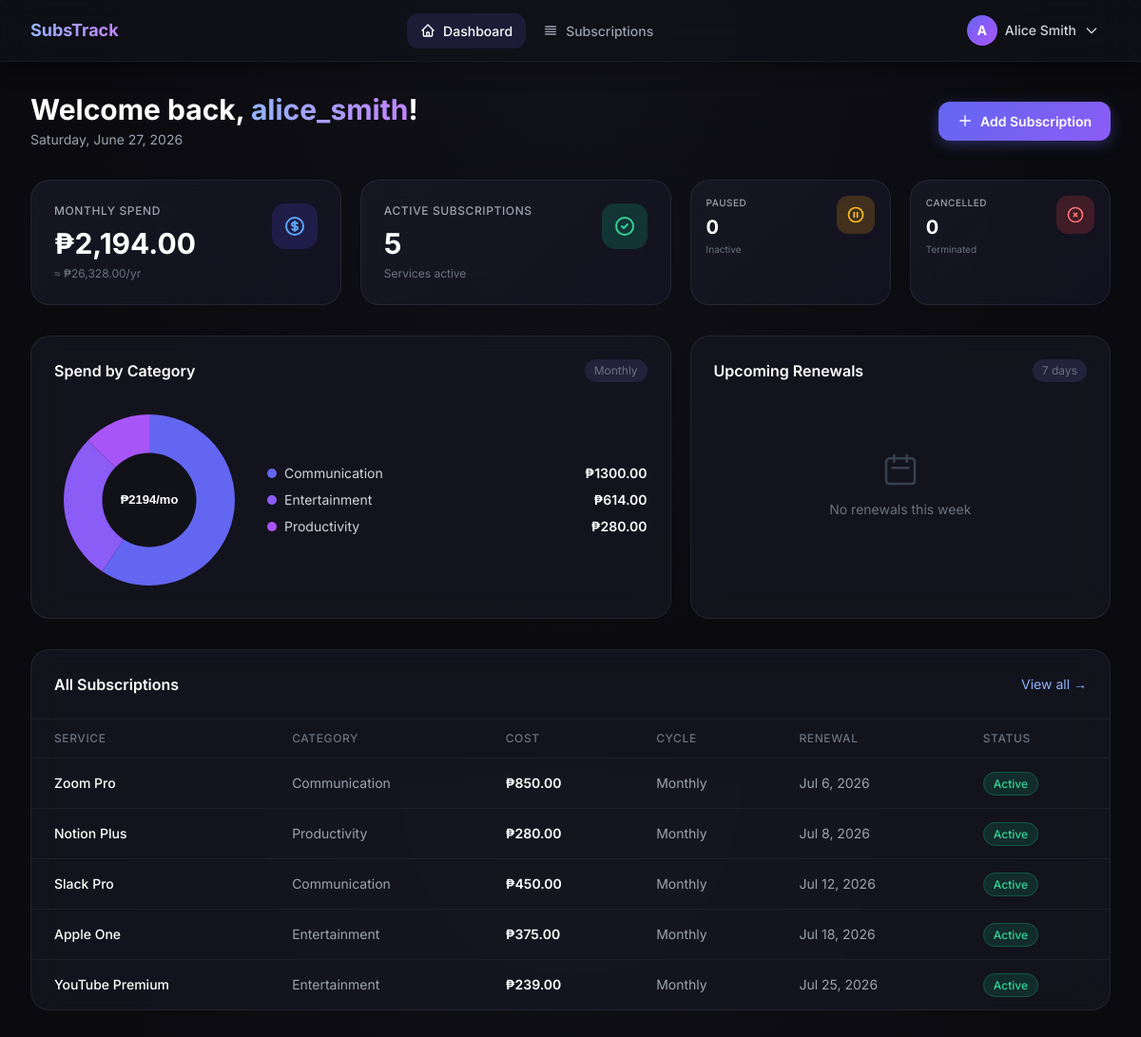
/dashboard (signed in), run on the app's committed database.
### tables this page shows
CREATE TABLE IF NOT EXISTS subscriptions (
    id              INT UNSIGNED        NOT NULL AUTO_INCREMENT,
    user_id         INT UNSIGNED        NOT NULL,
    service_name    VARCHAR(100)        NOT NULL,
    category        VARCHAR(50)         NULL DEFAULT 'Other',
    cost            DECIMAL(10,2)       NOT NULL,
    billing_cycle   ENUM('monthly','quarterly','semi-annual','annual') NOT NULL DEFAULT 'monthly',
    payment_method  VARCHAR(80)         NOT NULL DEFAULT 'Credit Card',
    start_date      DATE                NOT NULL,
    notes           TEXT                NULL,
    status          ENUM('active','paused','cancelled') NOT NULL DEFAULT 'active',
    created_at      TIMESTAMP           NOT NULL DEFAULT CURRENT_TIMESTAMP,
    updated_at      TIMESTAMP           NOT NULL DEFAULT CURRENT_TIMESTAMP ON UPDATE CURRENT_TIMESTAMP,
    PRIMARY KEY (id),
    CONSTRAINT fk_subscriptions_user
        FOREIGN KEY (user_id) REFERENCES users (id)
        ON DELETE CASCADE
        ON UPDATE CASCADE,
    INDEX idx_subscriptions_start  (start_date),
    INDEX idx_subscriptions_user   (user_id),
    INDEX idx_subscriptions_status (status)
);

### views/dashboard.php (the view, shortened to what the rows shown need)
<?php
$data            = $data ?? [];
require_once __DIR__ . '/layout/header.php';
$chartLabels  = array_column($data['category_data'], 'category');
$chartValues  = array_map(fn($r) => round((float)$r['monthly_spend'], 2), $data['category_data']);
?>
<div class="min-h-screen">
    <main class="max-w-7xl mx-auto px-4 sm:px-6 lg:px-8 py-8 space-y-8">
        <div class="flex flex-col sm:flex-row sm:items-center sm:justify-between gap-4">
            <div>
                <h1 class="text-2xl sm:text-3xl font-bold text-white">
                    Welcome back,
                    <span class="bg-gradient-to-r from-brand-300 to-purple-400 bg-clip-text text-transparent"><?= htmlspecialchars($data['username'], ENT_QUOTES) ?></span>!
                </h1>
            </div>
        </div>
        <div class="grid grid-cols-1 lg:grid-cols-10 gap-5">
            <div class="lg:col-span-6 glass-card p-6">
                <div class="flex items-center justify-between mb-6">
                    <h2 class="text-base font-semibold text-white">Spend by Category</h2>
                </div>
            </div>
            <div class="lg:col-span-4 glass-card p-6">
                <div class="flex items-center justify-between mb-6">
                    <h2 class="text-base font-semibold text-white">Upcoming Renewals</h2>
                </div>
            </div>
        </div>
        <div class="glass-card overflow-hidden">
            <div class="flex items-center justify-between p-6 border-b border-white/5">
                <h2 class="text-base font-semibold text-white">All Subscriptions</h2>
            </div>
            <?php if (empty($data['all_subs'])): ?>
                <div class="flex flex-col items-center justify-center py-16 text-center">
                    <p class="text-gray-500 text-sm">No subscriptions found.</p>
                    <a href="/subscriptions/create" class="mt-3 text-brand-300 hover:text-brand-400 text-sm transition-colors">Add your first subscription →</a>
                </div>
            <?php else: ?>
                <div class="overflow-x-auto">
                    <table class="w-full text-sm">
                        <thead>
                            <tr class="border-b border-white/5 text-gray-500 text-xs uppercase tracking-wider">
                                <th class="text-left px-6 py-3 font-medium">Service</th>
                                <th class="text-left px-6 py-3 font-medium hidden sm:table-cell">Category</th>
                                <th class="text-left px-6 py-3 font-medium">Cost</th>
                                <th class="text-left px-6 py-3 font-medium hidden md:table-cell">Cycle</th>
                                <th class="text-left px-6 py-3 font-medium">Renewal</th>
                                <th class="text-left px-6 py-3 font-medium">Status</th>
                            </tr>
                        </thead>
                        <tbody class="divide-y divide-white/5">
                            <?php foreach (array_slice($data['all_subs'], 0, 8) as $sub): ?>
                                <tr class="hover:bg-white/2 transition-colors group">
                                    <td class="px-6 py-4">
                                        <div class="flex items-center gap-3">
                                            <span class="font-medium text-white"><?= htmlspecialchars($sub['service_name'], ENT_QUOTES) ?></span>
                                        </div>
                                    </td>
                                    <td class="px-6 py-4 text-gray-400 hidden sm:table-cell"><?= htmlspecialchars($sub['category'], ENT_QUOTES) ?></td>
                                    <td class="px-6 py-4 font-semibold text-white">₱<?= number_format((float)$sub['cost'], 2) ?></td>
                                    <td class="px-6 py-4 text-gray-400 hidden md:table-cell capitalize"><?= htmlspecialchars($sub['billing_cycle'], ENT_QUOTES) ?></td>
                                    <td class="px-6 py-4 text-gray-400"><?= date('M j, Y', strtotime($sub['next_renewal_date'])) ?></td>
                                    <td class="px-6 py-4">
                                        <?php
                                        $statusClasses = [
                                            'active'    => 'bg-emerald-500/15 text-emerald-400 border-emerald-500/30',
                                            'paused'    => 'bg-amber-500/15 text-amber-400 border-amber-500/30',
                                            'cancelled' => 'bg-red-500/15 text-red-400 border-red-500/30',
                                        ];
                                        $sc = $statusClasses[$sub['status']] ?? 'bg-gray-500/15 text-gray-400';
                                        ?>
                                        <span class="text-xs font-medium px-2.5 py-1 rounded-full border capitalize <?= $sc ?>">
                                            <?= htmlspecialchars($sub['status'], ENT_QUOTES) ?>
                                        </span>
                                    </td>
                                </tr>
                            <?php endforeach; ?>
                        </tbody>
                    </table>
                </div>
            <?php endif; ?>
        </div>
    </main>
</div>
<script>
    window.CHART_DATA = {
        labels: <?= json_encode($chartLabels) ?>,
        values: <?= json_encode($chartValues) ?>
    };
</script>
<?php require_once __DIR__ . '/layout/footer.php'; ?>

### data on the page
subscriptions: service_name "Zoom Pro", category "Communication", cost "850.00", billing_cycle "Monthly", next_renewal_date "Jul 6, 2026", status "Active"
subscriptions: service_name "Notion Plus", category "Productivity", cost "280.00", billing_cycle "Monthly", next_renewal_date "Jul 8, 2026", status "Active"
subscriptions: service_name "Slack Pro", category "Communication", cost "450.00", billing_cycle "Monthly", next_renewal_date "Jul 12, 2026", status "Active"
subscriptions: service_name "Apple One", category "Entertainment", cost "375.00", billing_cycle "Monthly", next_renewal_date "Jul 18, 2026", status "Active"
subscriptions: service_name "YouTube Premium", category "Entertainment", cost "239.00", billing_cycle "Monthly", next_renewal_date "Jul 25, 2026", status "Active"

### other printed values
substr($currentFullName, 0, 1) "A"
$currentFullName "Alice Smith"
$data['monthly_spend'] "2,194.00"
$data['annual_spend'] "26,328.00"
$data['active_count'] "5"
$data['paused_count'] "0"
$data['cancelled_count'] "0"
chart data {{ json_encode($chartLabels) }} ["Communication","Entertainment","Productivity"]
chart data {{ json_encode($chartValues) }} [1300,614,280]
